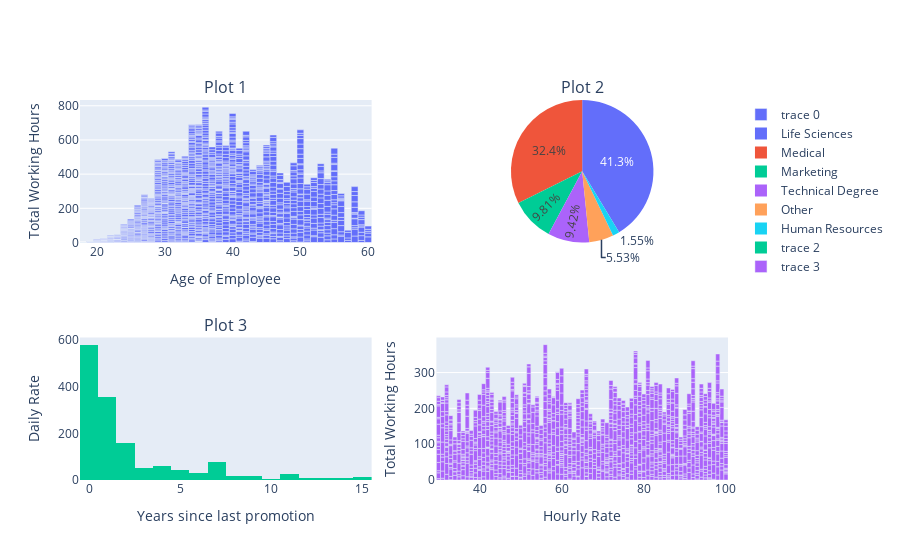

Notebook cell for this chart:
### Code cell
fig1 = make_subplots(rows=2,cols=2, specs=[[{"type": "bar"}, {"type": "pie"}],[{'type':'histogram'},{'type':'bar'}]],subplot_titles=("Plot 1", "Plot 2", "Plot 3"))

fig1.add_trace(go.Bar(x=df['Age'],y=df['TotalWorkingYears']),row=1,col=1)
fig1.add_trace(go.Pie(labels = df['EducationField'],values=df['DailyRate']),row=1,col=2)
fig1.add_trace(go.Histogram(x=df['YearsSinceLastPromotion'],y=df['DailyRate']),row=2,col=1)
fig1.add_trace(go.Bar(x=df['HourlyRate'],y=df['TotalWorkingYears']),row=2,col=2)

fig1.update_xaxes(title_text="Age of Employee", row=1, col=1)
fig1.update_xaxes(title_text="Field of Education", row=1, col=2)
fig1.update_xaxes(title_text="Years since last promotion", showgrid=False, row=2, col=1)
fig1.update_xaxes(title_text="Hourly Rate", row=2, col=2)


fig1.update_yaxes(title_text="Total Working Hours", row=1, col=1)
fig1.update_yaxes(title_text="Daily Rate", row=1, col=2)
fig1.update_yaxes(title_text="Daily Rate", showgrid=False, row=2, col=1)
fig1.update_yaxes(title_text="Total Working Hours", row=2, col=2)

# fig1.show()

### Figure 1 — Plotly figure (JSON) as saved in the notebook; plotly's stock layout.template omitted (floating-point values rounded to 4 significant figures; data arrays with more than 128 entries replaced by an {"elided": "..."} marker saying what was removed)
{"data": [{"type": "bar", "x": {"elided": "1470 int values"}, "xaxis": "x", "y": {"elided": "1470 int values"}, "yaxis": "y"}, {"domain": {"x": [0.55, 1], "y": [0.625, 1]}, "labels": {"elided": "1470 str values"}, "type": "pie", "values": {"elided": "1470 int values"}}, {"type": "histogram", "x": {"elided": "1470 int values"}, "xaxis": "x2", "y": {"elided": "1470 int values"}, "yaxis": "y2"}, {"type": "bar", "x": {"elided": "1470 int values"}, "xaxis": "x3", "y": {"elided": "1470 int values"}, "yaxis": "y3"}], "layout": {"annotations": [{"font": {"size": 16}, "showarrow": false, "text": "Plot 1", "x": 0.225, "xanchor": "center", "xref": "paper", "y": 1, "yanchor": "bottom", "yref": "paper"}, {"font": {"size": 16}, "showarrow": false, "text": "Plot 2", "x": 0.775, "xanchor": "center", "xref": "paper", "y": 1, "yanchor": "bottom", "yref": "paper"}, {"font": {"size": 16}, "showarrow": false, "text": "Plot 3", "x": 0.225, "xanchor": "center", "xref": "paper", "y": 0.375, "yanchor": "bottom", "yref": "paper"}], "xaxis": {"anchor": "y", "domain": [0, 0.45], "title": {"text": "Age of Employee"}}, "xaxis2": {"anchor": "y2", "domain": [0, 0.45], "showgrid": false, "title": {"text": "Years since last promotion"}}, "xaxis3": {"anchor": "y3", "domain": [0.55, 1], "title": {"text": "Hourly Rate"}}, "yaxis": {"anchor": "x", "domain": [0.625, 1], "title": {"text": "Total Working Hours"}}, "yaxis2": {"anchor": "x2", "domain": [0, 0.375], "showgrid": false, "title": {"text": "Daily Rate"}}, "yaxis3": {"anchor": "x3", "domain": [0, 0.375], "title": {"text": "Total Working Hours"}}}}
